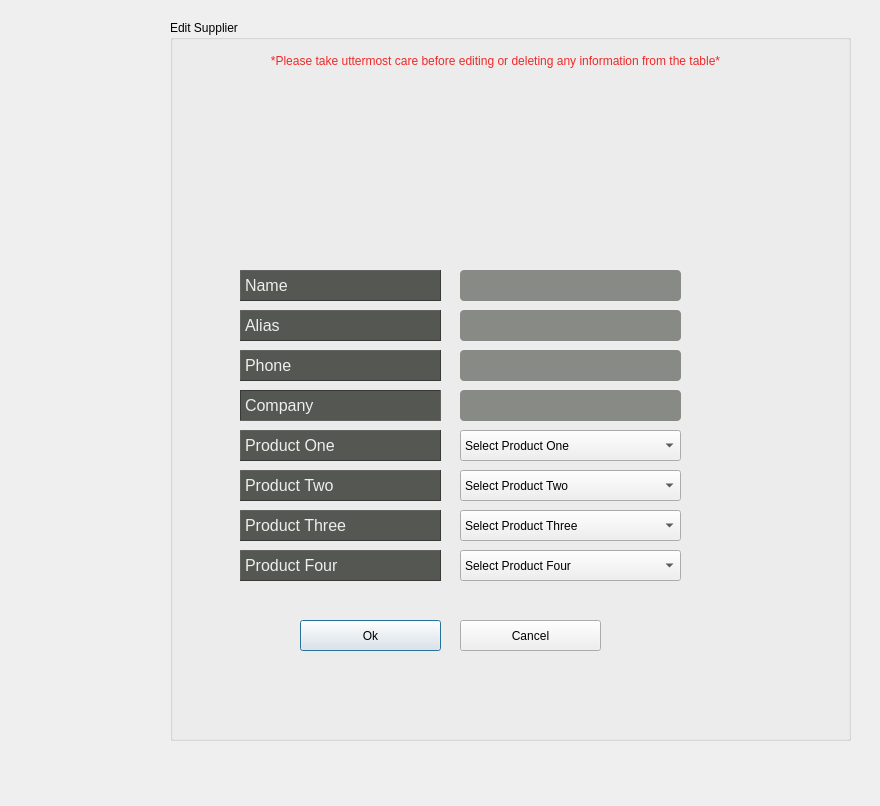
<?xml version="1.0" encoding="UTF-8"?>
<ui version="4.0">
 <class>EditSupplier</class>
 <widget class="QDialog" name="EditSupplier">
  <property name="geometry">
   <rect>
    <x>0</x>
    <y>0</y>
    <width>880</width>
    <height>806</height>
   </rect>
  </property>
  <property name="windowTitle">
   <string>Dialog</string>
  </property>
  <widget class="QLabel" name="label_2">
   <property name="geometry">
    <rect>
     <x>0</x>
     <y>0</y>
     <width>871</width>
     <height>811</height>
    </rect>
   </property>
   <property name="styleSheet">
    <string notr="true">border-image: url(:/resources/background/picklit.jpg);</string>
   </property>
   <property name="text">
    <string/>
   </property>
  </widget>
  <widget class="QGroupBox" name="groupBox">
   <property name="geometry">
    <rect>
     <x>170</x>
     <y>20</y>
     <width>681</width>
     <height>721</height>
    </rect>
   </property>
   <property name="title">
    <string>Edit Supplier</string>
   </property>
   <widget class="QLabel" name="lbl_first_name">
    <property name="geometry">
     <rect>
      <x>70</x>
      <y>290</y>
      <width>201</width>
      <height>31</height>
     </rect>
    </property>
    <property name="font">
     <font>
      <pointsize>12</pointsize>
     </font>
    </property>
    <property name="styleSheet">
     <string notr="true">background-color: rgb(85, 87, 83);
color: rgb(238, 238, 236);</string>
    </property>
    <property name="frameShape">
     <enum>QFrame::Panel</enum>
    </property>
    <property name="frameShadow">
     <enum>QFrame::Raised</enum>
    </property>
    <property name="text">
     <string>Alias</string>
    </property>
   </widget>
   <widget class="QLabel" name="lbl_other_names">
    <property name="geometry">
     <rect>
      <x>70</x>
      <y>370</y>
      <width>201</width>
      <height>31</height>
     </rect>
    </property>
    <property name="font">
     <font>
      <pointsize>12</pointsize>
     </font>
    </property>
    <property name="styleSheet">
     <string notr="true">background-color: rgb(85, 87, 83);
color: rgb(238, 238, 236);</string>
    </property>
    <property name="frameShape">
     <enum>QFrame::Panel</enum>
    </property>
    <property name="frameShadow">
     <enum>QFrame::Sunken</enum>
    </property>
    <property name="text">
     <string>Company</string>
    </property>
   </widget>
   <widget class="QLabel" name="lbl_email">
    <property name="geometry">
     <rect>
      <x>70</x>
      <y>330</y>
      <width>201</width>
      <height>31</height>
     </rect>
    </property>
    <property name="font">
     <font>
      <pointsize>12</pointsize>
     </font>
    </property>
    <property name="styleSheet">
     <string notr="true">background-color: rgb(85, 87, 83);
color: rgb(238, 238, 236);</string>
    </property>
    <property name="frameShape">
     <enum>QFrame::Panel</enum>
    </property>
    <property name="frameShadow">
     <enum>QFrame::Raised</enum>
    </property>
    <property name="text">
     <string>Phone</string>
    </property>
   </widget>
   <widget class="QLabel" name="lbl_date">
    <property name="geometry">
     <rect>
      <x>70</x>
      <y>250</y>
      <width>201</width>
      <height>31</height>
     </rect>
    </property>
    <property name="font">
     <font>
      <pointsize>12</pointsize>
     </font>
    </property>
    <property name="styleSheet">
     <string notr="true">background-color: rgb(85, 87, 83);
color: rgb(238, 238, 236);</string>
    </property>
    <property name="frameShape">
     <enum>QFrame::Panel</enum>
    </property>
    <property name="frameShadow">
     <enum>QFrame::Raised</enum>
    </property>
    <property name="text">
     <string>Name</string>
    </property>
   </widget>
   <widget class="QPushButton" name="btnApply">
    <property name="geometry">
     <rect>
      <x>130</x>
      <y>600</y>
      <width>141</width>
      <height>31</height>
     </rect>
    </property>
    <property name="text">
     <string>Ok</string>
    </property>
    <property name="icon">
     <iconset resource="resources.qrc">
      <normaloff>:/resources/icons/interface.png</normaloff>:/resources/icons/interface.png</iconset>
    </property>
    <property name="iconSize">
     <size>
      <width>24</width>
      <height>24</height>
     </size>
    </property>
   </widget>
   <widget class="QPushButton" name="btnCancel">
    <property name="geometry">
     <rect>
      <x>290</x>
      <y>600</y>
      <width>141</width>
      <height>31</height>
     </rect>
    </property>
    <property name="text">
     <string>Cancel</string>
    </property>
    <property name="icon">
     <iconset resource="resources.qrc">
      <normaloff>:/resources/icons/signs (2).png</normaloff>:/resources/icons/signs (2).png</iconset>
    </property>
    <property name="iconSize">
     <size>
      <width>24</width>
      <height>24</height>
     </size>
    </property>
   </widget>
   <widget class="QLabel" name="label_11">
    <property name="geometry">
     <rect>
      <x>10</x>
      <y>30</y>
      <width>631</width>
      <height>21</height>
     </rect>
    </property>
    <property name="styleSheet">
     <string notr="true">font: 57 11pt &quot;Ubuntu&quot;;
color: rgb(239, 41, 41);
</string>
    </property>
    <property name="text">
     <string>*Please take uttermost care before editing or deleting any information from the table*</string>
    </property>
    <property name="alignment">
     <set>Qt::AlignCenter</set>
    </property>
   </widget>
   <widget class="QLineEdit" name="leName">
    <property name="geometry">
     <rect>
      <x>290</x>
      <y>250</y>
      <width>221</width>
      <height>31</height>
     </rect>
    </property>
    <property name="styleSheet">
     <string notr="true">border-radius: 4px;
background-color: rgb(136, 138, 133);</string>
    </property>
   </widget>
   <widget class="QLineEdit" name="leAlias">
    <property name="geometry">
     <rect>
      <x>290</x>
      <y>290</y>
      <width>221</width>
      <height>31</height>
     </rect>
    </property>
    <property name="styleSheet">
     <string notr="true">border-radius: 4px;
background-color: rgb(136, 138, 133);</string>
    </property>
   </widget>
   <widget class="QLineEdit" name="leCompany">
    <property name="geometry">
     <rect>
      <x>290</x>
      <y>370</y>
      <width>221</width>
      <height>31</height>
     </rect>
    </property>
    <property name="styleSheet">
     <string notr="true">border-radius: 4px;
background-color: rgb(136, 138, 133);</string>
    </property>
   </widget>
   <widget class="QLineEdit" name="lePhone">
    <property name="geometry">
     <rect>
      <x>290</x>
      <y>330</y>
      <width>221</width>
      <height>31</height>
     </rect>
    </property>
    <property name="styleSheet">
     <string notr="true">border-radius: 4px;
background-color: rgb(136, 138, 133);</string>
    </property>
   </widget>
   <widget class="QLabel" name="lbl_first_name_2">
    <property name="geometry">
     <rect>
      <x>70</x>
      <y>410</y>
      <width>201</width>
      <height>31</height>
     </rect>
    </property>
    <property name="font">
     <font>
      <pointsize>12</pointsize>
     </font>
    </property>
    <property name="styleSheet">
     <string notr="true">background-color: rgb(85, 87, 83);
color: rgb(238, 238, 236);</string>
    </property>
    <property name="frameShape">
     <enum>QFrame::Panel</enum>
    </property>
    <property name="frameShadow">
     <enum>QFrame::Raised</enum>
    </property>
    <property name="text">
     <string>Product One</string>
    </property>
   </widget>
   <widget class="QComboBox" name="cbProductOne">
    <property name="geometry">
     <rect>
      <x>290</x>
      <y>410</y>
      <width>221</width>
      <height>31</height>
     </rect>
    </property>
    <item>
     <property name="text">
      <string>Select Product One</string>
     </property>
    </item>
   </widget>
   <widget class="QComboBox" name="cbProductTwo">
    <property name="geometry">
     <rect>
      <x>290</x>
      <y>450</y>
      <width>221</width>
      <height>31</height>
     </rect>
    </property>
    <item>
     <property name="text">
      <string>Select Product Two</string>
     </property>
    </item>
   </widget>
   <widget class="QLabel" name="lbl_first_name_3">
    <property name="geometry">
     <rect>
      <x>70</x>
      <y>450</y>
      <width>201</width>
      <height>31</height>
     </rect>
    </property>
    <property name="font">
     <font>
      <pointsize>12</pointsize>
     </font>
    </property>
    <property name="styleSheet">
     <string notr="true">background-color: rgb(85, 87, 83);
color: rgb(238, 238, 236);</string>
    </property>
    <property name="frameShape">
     <enum>QFrame::Panel</enum>
    </property>
    <property name="frameShadow">
     <enum>QFrame::Raised</enum>
    </property>
    <property name="text">
     <string>Product Two</string>
    </property>
   </widget>
   <widget class="QComboBox" name="cbProductThree">
    <property name="geometry">
     <rect>
      <x>290</x>
      <y>490</y>
      <width>221</width>
      <height>31</height>
     </rect>
    </property>
    <item>
     <property name="text">
      <string>Select Product Three</string>
     </property>
    </item>
   </widget>
   <widget class="QLabel" name="lbl_first_name_4">
    <property name="geometry">
     <rect>
      <x>70</x>
      <y>490</y>
      <width>201</width>
      <height>31</height>
     </rect>
    </property>
    <property name="font">
     <font>
      <pointsize>12</pointsize>
     </font>
    </property>
    <property name="styleSheet">
     <string notr="true">background-color: rgb(85, 87, 83);
color: rgb(238, 238, 236);</string>
    </property>
    <property name="frameShape">
     <enum>QFrame::Panel</enum>
    </property>
    <property name="frameShadow">
     <enum>QFrame::Raised</enum>
    </property>
    <property name="text">
     <string>Product Three</string>
    </property>
   </widget>
   <widget class="QComboBox" name="cbProductFour">
    <property name="geometry">
     <rect>
      <x>290</x>
      <y>530</y>
      <width>221</width>
      <height>31</height>
     </rect>
    </property>
    <item>
     <property name="text">
      <string>Select Product Four</string>
     </property>
    </item>
   </widget>
   <widget class="QLabel" name="lbl_first_name_5">
    <property name="geometry">
     <rect>
      <x>70</x>
      <y>530</y>
      <width>201</width>
      <height>31</height>
     </rect>
    </property>
    <property name="font">
     <font>
      <pointsize>12</pointsize>
     </font>
    </property>
    <property name="styleSheet">
     <string notr="true">background-color: rgb(85, 87, 83);
color: rgb(238, 238, 236);</string>
    </property>
    <property name="frameShape">
     <enum>QFrame::Panel</enum>
    </property>
    <property name="frameShadow">
     <enum>QFrame::Raised</enum>
    </property>
    <property name="text">
     <string>Product Four</string>
    </property>
   </widget>
  </widget>
  <widget class="QLabel" name="label">
   <property name="geometry">
    <rect>
     <x>40</x>
     <y>20</y>
     <width>101</width>
     <height>101</height>
    </rect>
   </property>
   <property name="styleSheet">
    <string notr="true">border-image: url(:/resources/icons/Logo2.png);</string>
   </property>
   <property name="text">
    <string/>
   </property>
  </widget>
 </widget>
 <resources>
  <include location="resources.qrc"/>
 </resources>
 <connections/>
</ui>
